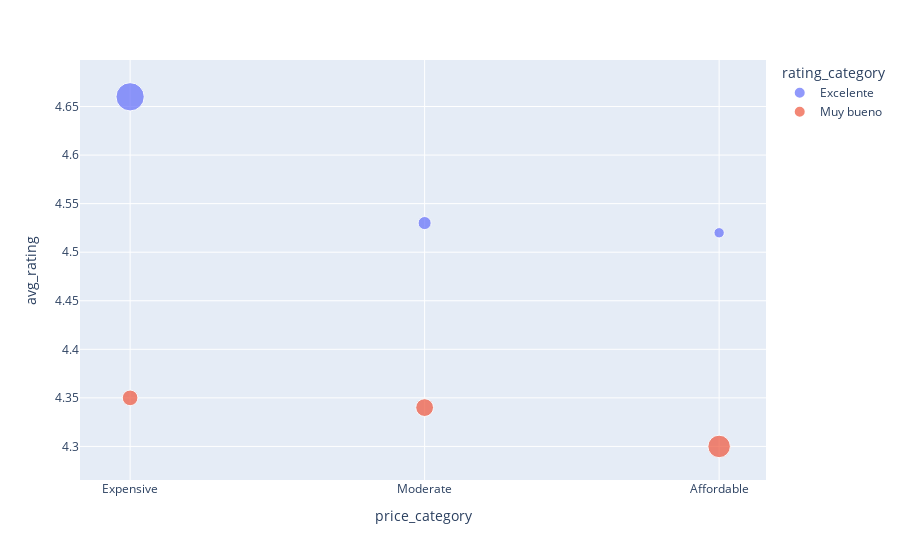

The notebook cell this image was saved under:
### Code cell
# Consulta 28: Relación entre categoría de precios y calificación promedio
# Panel interactivo 

fig = px.scatter(data_consulta28, x='price_category', y='avg_rating', size='total_wines', color='rating_category', hover_data=['avg_price'])
fig.show()

### Figure 1 — Plotly figure (JSON) as saved in the notebook; plotly's stock layout.template omitted (floating-point values rounded to 4 significant figures)
{"data": [{"customdata": [[659.6], [71.19], [37.86]], "hovertemplate": "rating_category=Excelente<br>price_category=%{x}<br>avg_rating=%{y}<br>total_wines=%{marker.size}<br>avg_price=%{customdata[0]}<extra></extra>", "legendgroup": "Excelente", "marker": {"color": "#636efa", "size": [5621, 1204, 755], "sizemode": "area", "sizeref": 14.05, "symbol": "circle"}, "mode": "markers", "name": "Excelente", "orientation": "v", "showlegend": true, "type": "scatter", "x": ["Expensive", "Moderate", "Affordable"], "xaxis": "x", "y": [4.66, 4.53, 4.52], "yaxis": "y"}, {"customdata": [[29.7], [70.71], [186.5]], "hovertemplate": "rating_category=Muy bueno<br>price_category=%{x}<br>avg_rating=%{y}<br>total_wines=%{marker.size}<br>avg_price=%{customdata[0]}<extra></extra>", "legendgroup": "Muy bueno", "marker": {"color": "#EF553B", "size": [3552, 2219, 1717], "sizemode": "area", "sizeref": 14.05, "symbol": "circle"}, "mode": "markers", "name": "Muy bueno", "orientation": "v", "showlegend": true, "type": "scatter", "x": ["Affordable", "Moderate", "Expensive"], "xaxis": "x", "y": [4.3, 4.34, 4.35], "yaxis": "y"}], "layout": {"legend": {"itemsizing": "constant", "title": {"text": "rating_category"}, "tracegroupgap": 0}, "margin": {"t": 60}, "xaxis": {"anchor": "y", "domain": [0, 1], "title": {"text": "price_category"}}, "yaxis": {"anchor": "x", "domain": [0, 1], "title": {"text": "avg_rating"}}}}
